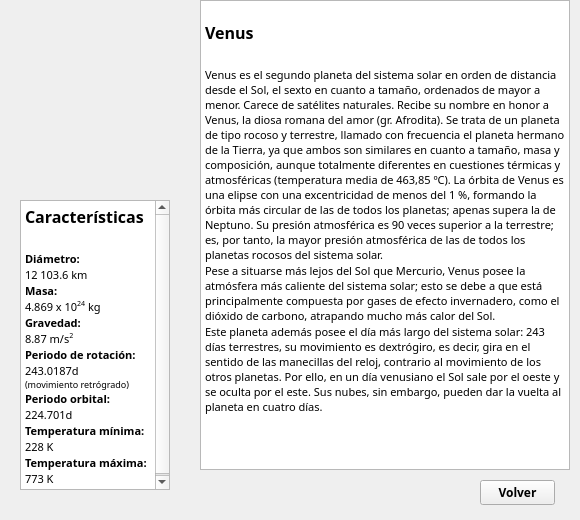
<?xml version="1.0" encoding="UTF-8"?>
<ui version="4.0">
 <class>MainWindow</class>
 <widget class="QMainWindow" name="MainWindow">
  <property name="geometry">
   <rect>
    <x>0</x>
    <y>0</y>
    <width>580</width>
    <height>520</height>
   </rect>
  </property>
  <property name="minimumSize">
   <size>
    <width>580</width>
    <height>520</height>
   </size>
  </property>
  <property name="maximumSize">
   <size>
    <width>580</width>
    <height>520</height>
   </size>
  </property>
  <property name="windowTitle">
   <string>MainWindow</string>
  </property>
  <widget class="QWidget" name="centralwidget">
   <widget class="QLabel" name="label_image">
    <property name="geometry">
     <rect>
      <x>0</x>
      <y>0</y>
      <width>200</width>
      <height>200</height>
     </rect>
    </property>
    <property name="minimumSize">
     <size>
      <width>200</width>
      <height>200</height>
     </size>
    </property>
    <property name="maximumSize">
     <size>
      <width>200</width>
      <height>200</height>
     </size>
    </property>
    <property name="text">
     <string/>
    </property>
    <property name="pixmap">
     <pixmap>icons/venus_ima.png</pixmap>
    </property>
    <property name="scaledContents">
     <bool>true</bool>
    </property>
   </widget>
   <widget class="QTextEdit" name="text_facts">
    <property name="geometry">
     <rect>
      <x>20</x>
      <y>200</y>
      <width>150</width>
      <height>290</height>
     </rect>
    </property>
    <property name="minimumSize">
     <size>
      <width>150</width>
      <height>290</height>
     </size>
    </property>
    <property name="maximumSize">
     <size>
      <width>150</width>
      <height>290</height>
     </size>
    </property>
    <property name="font">
     <font>
      <family>Century Gothic</family>
     </font>
    </property>
    <property name="readOnly">
     <bool>true</bool>
    </property>
    <property name="html">
     <string>&lt;!DOCTYPE HTML PUBLIC &quot;-//W3C//DTD HTML 4.0//EN&quot; &quot;http://www.w3.org/TR/REC-html40/strict.dtd&quot;&gt;
&lt;html&gt;&lt;head&gt;&lt;meta name=&quot;qrichtext&quot; content=&quot;1&quot; /&gt;&lt;style type=&quot;text/css&quot;&gt;
p, li { white-space: pre-wrap; }
&lt;/style&gt;&lt;/head&gt;&lt;body style=&quot; font-family:'Century Gothic'; font-size:10pt; font-weight:400; font-style:normal;&quot;&gt;
&lt;p style=&quot; margin-top:0px; margin-bottom:0px; margin-left:0px; margin-right:0px; -qt-block-indent:0; text-indent:0px;&quot;&gt;&lt;span style=&quot; font-size:12pt; font-weight:600;&quot;&gt;Características&lt;/span&gt;&lt;/p&gt;
&lt;p style=&quot;-qt-paragraph-type:empty; margin-top:0px; margin-bottom:0px; margin-left:0px; margin-right:0px; -qt-block-indent:0; text-indent:0px; font-size:12pt; font-weight:600;&quot;&gt;&lt;br /&gt;&lt;/p&gt;
&lt;p style=&quot; margin-top:0px; margin-bottom:0px; margin-left:0px; margin-right:0px; -qt-block-indent:0; text-indent:0px;&quot;&gt;&lt;span style=&quot; font-size:8pt; font-weight:600;&quot;&gt;Diámetro: &lt;/span&gt;&lt;/p&gt;
&lt;p style=&quot; margin-top:0px; margin-bottom:0px; margin-left:0px; margin-right:0px; -qt-block-indent:0; text-indent:0px;&quot;&gt;&lt;span style=&quot; font-size:8pt;&quot;&gt;12 103.6 km&lt;/span&gt;&lt;/p&gt;
&lt;p style=&quot; margin-top:0px; margin-bottom:0px; margin-left:0px; margin-right:0px; -qt-block-indent:0; text-indent:0px;&quot;&gt;&lt;span style=&quot; font-size:8pt; font-weight:600;&quot;&gt;Masa: &lt;/span&gt;&lt;/p&gt;
&lt;p style=&quot; margin-top:0px; margin-bottom:0px; margin-left:0px; margin-right:0px; -qt-block-indent:0; text-indent:0px;&quot;&gt;&lt;span style=&quot; font-size:8pt;&quot;&gt;4.869 x 10&lt;/span&gt;&lt;span style=&quot; font-size:8pt; vertical-align:super;&quot;&gt;24&lt;/span&gt;&lt;span style=&quot; font-size:8pt;&quot;&gt; kg&lt;/span&gt;&lt;/p&gt;
&lt;p style=&quot; margin-top:0px; margin-bottom:0px; margin-left:0px; margin-right:0px; -qt-block-indent:0; text-indent:0px;&quot;&gt;&lt;span style=&quot; font-size:8pt; font-weight:600;&quot;&gt;Gravedad:&lt;/span&gt;&lt;/p&gt;
&lt;p style=&quot; margin-top:0px; margin-bottom:0px; margin-left:0px; margin-right:0px; -qt-block-indent:0; text-indent:0px;&quot;&gt;&lt;span style=&quot; font-size:8pt;&quot;&gt;8.87 m/s&lt;/span&gt;&lt;span style=&quot; font-size:8pt; vertical-align:super;&quot;&gt;2&lt;/span&gt;&lt;/p&gt;
&lt;p style=&quot; margin-top:0px; margin-bottom:0px; margin-left:0px; margin-right:0px; -qt-block-indent:0; text-indent:0px;&quot;&gt;&lt;span style=&quot; font-size:8pt; font-weight:600;&quot;&gt;Periodo de rotación:&lt;/span&gt;&lt;/p&gt;
&lt;p style=&quot; margin-top:0px; margin-bottom:0px; margin-left:0px; margin-right:0px; -qt-block-indent:0; text-indent:0px;&quot;&gt;&lt;span style=&quot; font-size:8pt;&quot;&gt;243.0187d&lt;br /&gt;&lt;/span&gt;&lt;span style=&quot; font-size:7pt;&quot;&gt;(movimiento retrógrado)&lt;/span&gt;&lt;/p&gt;
&lt;p style=&quot; margin-top:0px; margin-bottom:0px; margin-left:0px; margin-right:0px; -qt-block-indent:0; text-indent:0px;&quot;&gt;&lt;span style=&quot; font-size:8pt; font-weight:600;&quot;&gt;Periodo orbital:&lt;/span&gt;&lt;/p&gt;
&lt;p style=&quot; margin-top:0px; margin-bottom:0px; margin-left:0px; margin-right:0px; -qt-block-indent:0; text-indent:0px;&quot;&gt;&lt;span style=&quot; font-size:8pt;&quot;&gt;224.701d&lt;/span&gt;&lt;/p&gt;
&lt;p style=&quot; margin-top:0px; margin-bottom:0px; margin-left:0px; margin-right:0px; -qt-block-indent:0; text-indent:0px;&quot;&gt;&lt;span style=&quot; font-size:8pt; font-weight:600;&quot;&gt;Temperatura mínima:&lt;/span&gt;&lt;/p&gt;
&lt;p style=&quot; margin-top:0px; margin-bottom:0px; margin-left:0px; margin-right:0px; -qt-block-indent:0; text-indent:0px;&quot;&gt;&lt;span style=&quot; font-size:8pt;&quot;&gt;228 K&lt;/span&gt;&lt;/p&gt;
&lt;p style=&quot; margin-top:0px; margin-bottom:0px; margin-left:0px; margin-right:0px; -qt-block-indent:0; text-indent:0px;&quot;&gt;&lt;span style=&quot; font-size:8pt; font-weight:600;&quot;&gt;Temperatura máxima:&lt;/span&gt;&lt;/p&gt;
&lt;p style=&quot; margin-top:0px; margin-bottom:0px; margin-left:0px; margin-right:0px; -qt-block-indent:0; text-indent:0px;&quot;&gt;&lt;span style=&quot; font-size:8pt;&quot;&gt;773 K&lt;/span&gt;&lt;/p&gt;&lt;/body&gt;&lt;/html&gt;</string>
    </property>
   </widget>
   <widget class="QTextEdit" name="text_info">
    <property name="geometry">
     <rect>
      <x>200</x>
      <y>0</y>
      <width>370</width>
      <height>470</height>
     </rect>
    </property>
    <property name="minimumSize">
     <size>
      <width>370</width>
      <height>470</height>
     </size>
    </property>
    <property name="maximumSize">
     <size>
      <width>370</width>
      <height>470</height>
     </size>
    </property>
    <property name="font">
     <font>
      <family>Century Gothic</family>
     </font>
    </property>
    <property name="readOnly">
     <bool>true</bool>
    </property>
    <property name="html">
     <string>&lt;!DOCTYPE HTML PUBLIC &quot;-//W3C//DTD HTML 4.0//EN&quot; &quot;http://www.w3.org/TR/REC-html40/strict.dtd&quot;&gt;
&lt;html&gt;&lt;head&gt;&lt;meta name=&quot;qrichtext&quot; content=&quot;1&quot; /&gt;&lt;style type=&quot;text/css&quot;&gt;
p, li { white-space: pre-wrap; }
&lt;/style&gt;&lt;/head&gt;&lt;body style=&quot; font-family:'Century Gothic'; font-size:10pt; font-weight:400; font-style:normal;&quot;&gt;
&lt;p style=&quot;-qt-paragraph-type:empty; margin-top:0px; margin-bottom:0px; margin-left:0px; margin-right:0px; -qt-block-indent:0; text-indent:0px; font-size:8pt;&quot;&gt;&lt;br /&gt;&lt;/p&gt;
&lt;p style=&quot; margin-top:0px; margin-bottom:0px; margin-left:0px; margin-right:0px; -qt-block-indent:0; text-indent:0px;&quot;&gt;&lt;span style=&quot; font-size:12pt; font-weight:600;&quot;&gt;Venus&lt;/span&gt;&lt;/p&gt;
&lt;p style=&quot;-qt-paragraph-type:empty; margin-top:0px; margin-bottom:0px; margin-left:0px; margin-right:0px; -qt-block-indent:0; text-indent:0px; font-size:12pt; font-weight:600;&quot;&gt;&lt;br /&gt;&lt;/p&gt;
&lt;p style=&quot; margin-top:0px; margin-bottom:0px; margin-left:0px; margin-right:0px; -qt-block-indent:0; text-indent:0px;&quot;&gt;&lt;span style=&quot; font-size:8pt;&quot;&gt;Venus es el segundo planeta del sistema solar en orden de distancia desde el Sol, el sexto en cuanto a tamaño, ordenados de mayor a menor. Carece de satélites naturales. Recibe su nombre en honor a Venus, la diosa romana del amor (gr. Afrodita). Se trata de un planeta de tipo rocoso y terrestre, llamado con frecuencia el planeta hermano de la Tierra, ya que ambos son similares en cuanto a tamaño, masa y composición, aunque totalmente diferentes en cuestiones térmicas y atmosféricas (temperatura media de 463,85 ºC). La órbita de Venus es una elipse con una excentricidad de menos del 1 %, formando la órbita más circular de las de todos los planetas; apenas supera la de Neptuno. Su presión atmosférica es 90 veces superior a la terrestre; es, por tanto, la mayor presión atmosférica de las de todos los planetas rocosos del sistema solar.&lt;/span&gt;&lt;/p&gt;
&lt;p style=&quot; margin-top:0px; margin-bottom:0px; margin-left:0px; margin-right:0px; -qt-block-indent:0; text-indent:0px;&quot;&gt;&lt;span style=&quot; font-size:8pt;&quot;&gt;Pese a situarse más lejos del Sol que Mercurio, Venus posee la atmósfera más caliente del sistema solar; esto se debe a que está principalmente compuesta por gases de efecto invernadero, como el dióxido de carbono, atrapando mucho más calor del Sol. &lt;/span&gt;&lt;/p&gt;
&lt;p style=&quot; margin-top:0px; margin-bottom:0px; margin-left:0px; margin-right:0px; -qt-block-indent:0; text-indent:0px;&quot;&gt;&lt;span style=&quot; font-size:8pt;&quot;&gt;Este planeta además posee el día más largo del sistema solar: 243 días terrestres, su movimiento es dextrógiro, es decir, gira en el sentido de las manecillas del reloj, contrario al movimiento de los otros planetas. Por ello, en un día venusiano el Sol sale por el oeste y se oculta por el este. Sus nubes, sin embargo, pueden dar la vuelta al planeta en cuatro días.&lt;/span&gt;&lt;/p&gt;&lt;/body&gt;&lt;/html&gt;</string>
    </property>
   </widget>
   <widget class="QPushButton" name="button_close">
    <property name="geometry">
     <rect>
      <x>480</x>
      <y>480</y>
      <width>75</width>
      <height>25</height>
     </rect>
    </property>
    <property name="minimumSize">
     <size>
      <width>75</width>
      <height>25</height>
     </size>
    </property>
    <property name="maximumSize">
     <size>
      <width>75</width>
      <height>25</height>
     </size>
    </property>
    <property name="font">
     <font>
      <family>Century Gothic</family>
      <pointsize>9</pointsize>
      <weight>75</weight>
      <bold>true</bold>
     </font>
    </property>
    <property name="text">
     <string>Volver</string>
    </property>
   </widget>
  </widget>
 </widget>
 <resources/>
 <connections/>
</ui>
